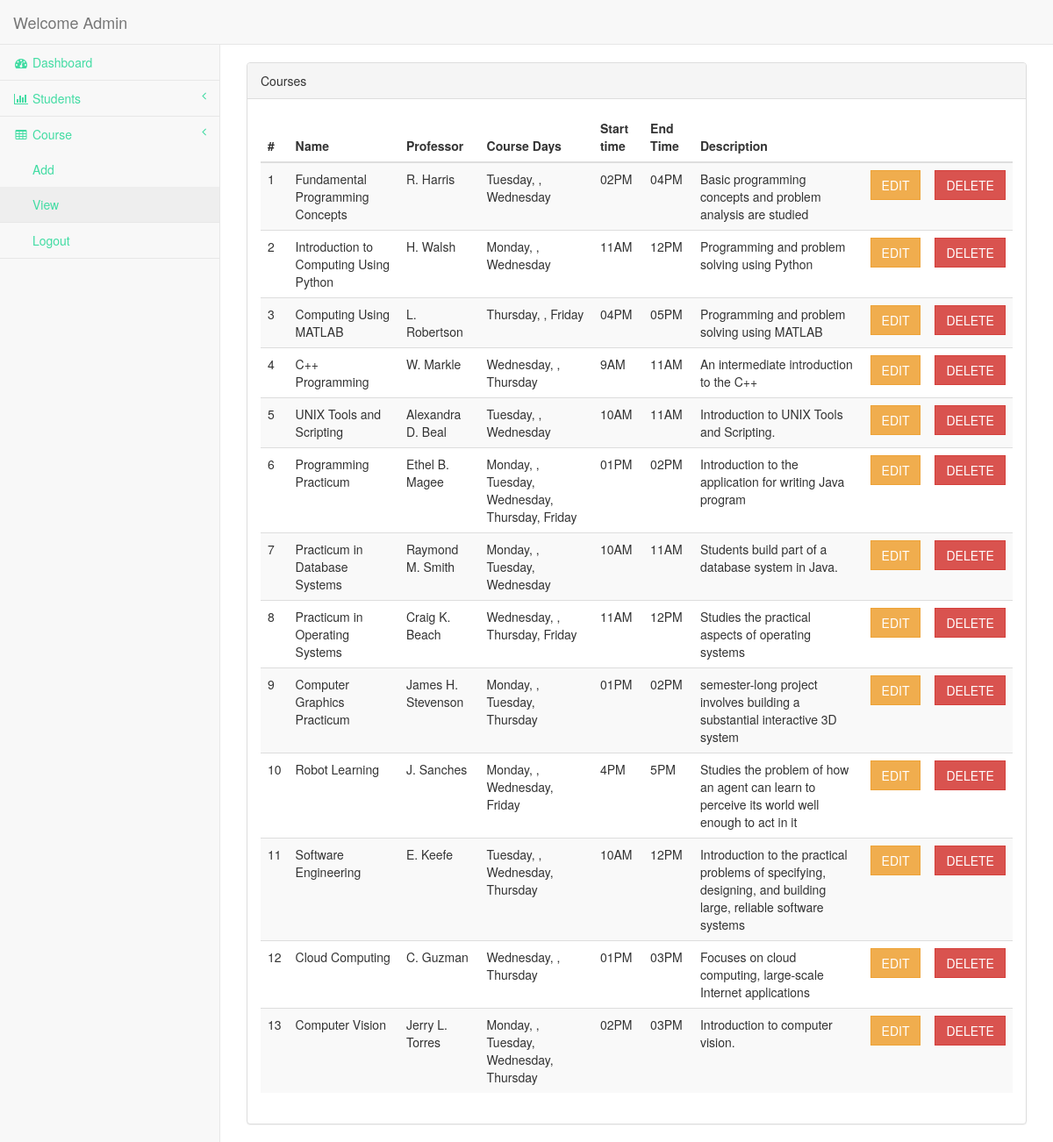
The page /view_course.php (signed in) on the database its author committed.
### tables this page shows
CREATE TABLE `courses` (
  `id` int(11) NOT NULL AUTO_INCREMENT,
  `name` text NOT NULL,
  `professor` text NOT NULL,
  `days` text NOT NULL,
  `start_time` text NOT NULL,
  `end_time` text NOT NULL,
  `description` text NOT NULL,
  PRIMARY KEY (`id`)
);

### common-functions.php (called while the page is built, shortened)
<?php
function get_all_courses(){
	global $con;
	$sql = "select * from courses";
	$result = $con->query($sql);
	if ($result->num_rows > 0) {
	    $i=0;
	    while($row = $result->fetch_assoc()) {
	    	$i++;
	    	$courses[$i]['id'] = $row["id"];
	    	$courses[$i]['name'] = $row["name"];
	    	$courses[$i]['professor'] = $row["professor"];
	    	$courses[$i]['days'] = $row["days"];
	    	$courses[$i]['start_time'] = $row["start_time"];
	    	$courses[$i]['end_time'] = $row["end_time"];
	    	$courses[$i]['description'] = $row["description"];
	    }
	} else {
	    return 'No courses found';
	}
	return $courses;
}

### view_course.php (the view, shortened to what this page needs)
<?php
include_once 'header.php';
include_once 'admin_menu.php';
?>
   <div id="page-wrapper">
<br>
            <div class="row">
                <div class="col-lg-12">
                    <div class="panel panel-default">
                        <div class="panel-heading">
                            Courses
                        </div>
                        <div class="panel-body">
                            <div class="table-responsive">
                                <table class="table table-striped">
                                <?php
                                    $Courses = get_all_courses();
                                ?>
                                    <thead>
                                        <tr>
                                            <th>#</th>
                                            <th>Name</th>
                                            <th>Professor </th>
                                            <th>Course Days</th>
                                            <th>Start time</th>
                                            <th>End Time</th>
                                            <th>Description</th>
                                            <th></th>
                                            <th></th>
                                        </tr>
                                    </thead>
                                    <tbody>
                                    <?php
                                        $count =0;
                                        foreach ($Courses as $course ) {
                                            $count++;
                                            echo "<tr>";
                                            echo "<td>".$count."</td>";
                                            foreach ($course as $key => $value ) {
                                                if ($key == 'id') {
                                                    continue;
                                                }
                                                if ($key == 'days') {
                                                    $str = '';
                                                    $days = unserialize($value);
                                                    foreach ($days as $day) {
                                                        if (empty($str)) {
                                                            $str .= $day.', ';
                                                        } else{
                                                            $str .= ', '.$day;
                                                        }
                                                    }
                                                    echo "<td>".$str."</td>";
                                                    continue;
                                                }
                                                echo "<td>".$value."</td>";
                                            }
                                            echo "<td><a href='edit_course.php?id=".$course['id']."'><button type='button' class='btn btn-warning'>Edit</button></a></td>";
                                            echo "<td><a href='delete_course.php?id=".$course['id']."'><button type='button' class='btn btn-danger'>Delete</button></a></td>";
                                            echo "</tr>";
                                        }
                                    ?>
                                    </tbody>
                                </table>
                            </div>
                    </div>
                </div>
            </div>
        </div>
    </div>
<?php
include_once 'footer.php';
?>

### header.php (shortened to what this page needs)
<!DOCTYPE html>
<html lang="en">
<head>
    <link href="vendor/bootstrap/css/bootstrap.min.css" rel="stylesheet">
    <link href="vendor/metisMenu/metisMenu.min.css" rel="stylesheet">
    <link href="dist/css/sb-admin-2.css" rel="stylesheet">
    <link href="css/grayscale.min.css" rel="stylesheet">
    <link href="vendor/morrisjs/morris.css" rel="stylesheet">
    <link href="vendor/font-awesome/css/font-awesome.min.css" rel="stylesheet" type="text/css">
</head>

### admin_menu.php (shortened to what this page needs)
<body>
    <div id="wrapper">
        <nav class="navbar navbar-default navbar-static-top" role="navigation" style="margin-bottom: 0">
            <div class="navbar-header">
                <a class="navbar-brand" href="dashboard.php">Welcome Admin</a>
            </div>
            <div class="navbar-default sidebar" role="navigation">
                <div class="sidebar-nav navbar-collapse">
                    <ul class="nav" id="side-menu">
                        <li>
                            <a href="dashboard.php"><i class="fa fa-dashboard fa-fw"></i> Dashboard</a>
                        </li>
                        <li>
                            <a href="#"><i class="fa fa-bar-chart-o fa-fw"></i> Students<span class="fa arrow"></span></a>
                        </li>
                        <li>
                            <a href="#"><i class="fa fa-table fa-fw"></i> Course<span class="fa arrow"></span></a>
                            <ul class="nav nav-second-level">
                                <li>
                                    <a href="add_course.php">Add</a>
                                </li>
                                <li>
                                    <a href="view_course.php">View</a>
                                </li>
                            </ul>
                        </li>
                        <li>
                            <a href="logout.php"><i class="fa fa-logout fa-fw"></i> Logout</a>
                        </li>
                    </ul>
                </div>
            </div>
        </nav>

### footer.php (shortened to what this page needs)
</body>
</html>

### rows shown on the page
courses: name "Fundamental Programming Concepts", professor "R. Harris", str "Tuesday, , Wednesday", start_time "02PM", end_time "04PM", description "Basic programming concepts and problem analysis are studied"
courses: name "Introduction to Computing Using Python", professor "H. Walsh", str "Monday, , Wednesday", start_time "11AM", end_time "12PM", description "Programming and problem solving using Python"
courses: name "Computing Using MATLAB", professor "L. Robertson", str "Thursday, , Friday", start_time "04PM", end_time "05PM", description "Programming and problem solving using MATLAB"
courses: name "C++ Programming", professor "W. Markle", str "Wednesday, , Thursday", start_time "9AM", end_time "11AM", description "An intermediate introduction to the C++"
courses: name "UNIX Tools and Scripting", professor "Alexandra D. Beal", str "Tuesday, , Wednesday", start_time "10AM", end_time "11AM", description "Introduction to UNIX Tools and Scripting."
courses: name "Programming Practicum", professor "Ethel B. Magee", str "Monday, , Tuesday, Wednesday, Thursday, Friday", start_time "01PM", end_time "02PM", description "Introduction to the application for writing Java program"
courses: name "Practicum in Database Systems", professor "Raymond M. Smith", str "Monday, , Tuesday, Wednesday", start_time "10AM", end_time "11AM", description "Students build part of a database system in Java."
courses: name "Practicum in Operating Systems", professor "Craig K. Beach", str "Wednesday, , Thursday, Friday", start_time "11AM", end_time "12PM", description "Studies the practical aspects of operating systems"
courses: name "Computer Graphics Practicum", professor "James H. Stevenson", str "Monday, , Tuesday, Thursday", start_time "01PM", end_time "02PM", description "semester-long project involves building a substantial interactive 3D system"
courses: name "Robot Learning", professor "J. Sanches", str "Monday, , Wednesday, Friday", start_time "4PM", end_time "5PM", description "Studies the problem of how an agent can learn to perceive its world well enough to act in it"
courses: name "Software Engineering", professor "E. Keefe", str "Tuesday, , Wednesday, Thursday", start_time "10AM", end_time "12PM", description "Introduction to the practical problems of specifying, designing, and building large, reliable software systems"
courses: name "Cloud Computing", professor "C. Guzman", str "Wednesday, , Thursday", start_time "01PM", end_time "03PM", description "Focuses on cloud computing, large-scale Internet applications"
courses: name "Computer Vision", professor "Jerry L. Torres", str "Monday, , Tuesday, Wednesday, Thursday", start_time "02PM", end_time "03PM", description "Introduction to computer vision."
